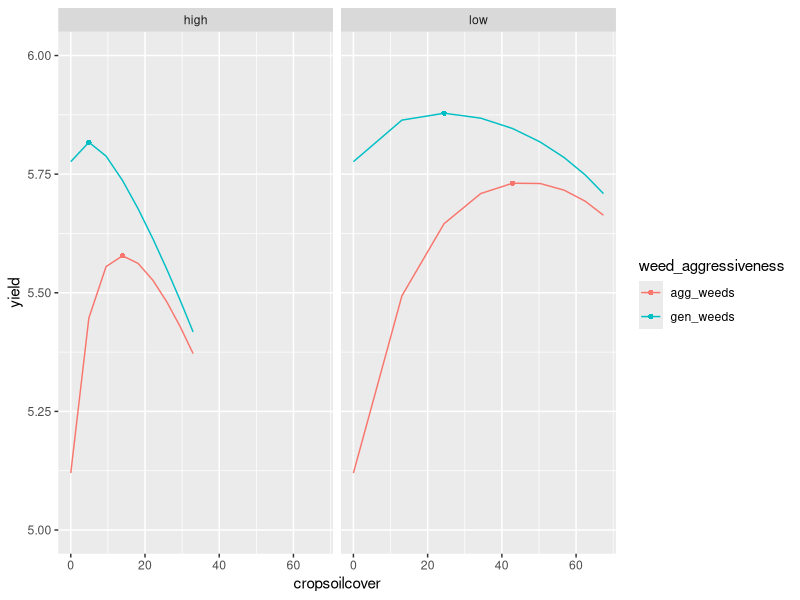
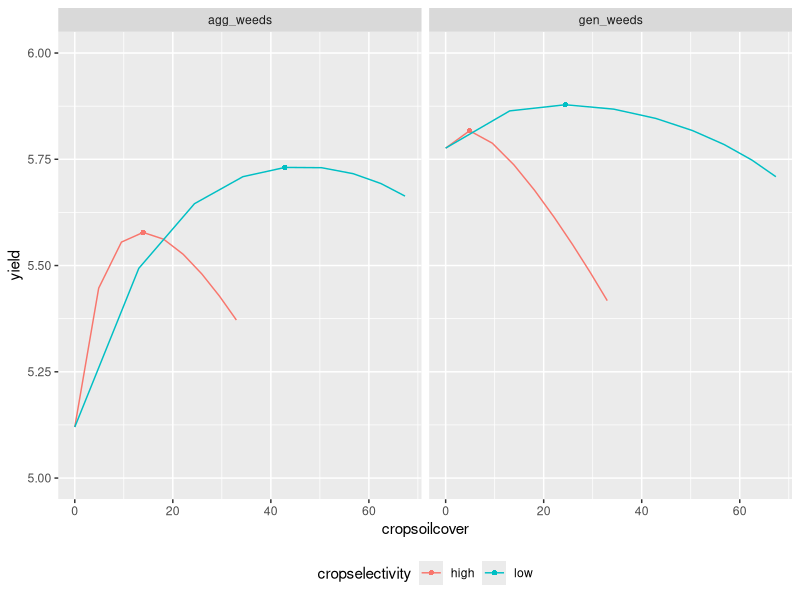

Reproduce these figures in R, in order.
# use the data jesper uses in the paper
# make it so it will be easy to play with

library(tidyverse)

rm(list = ls())

# inputs:

# 0. max yield possible ---------------------------------------------------

max_yield <- 6


# 1. replicates --------------------------------------------------------------
# start with 1
j_rep <- 1


# 2. intensities -------------------------------------------------------------
# 9 intensities (make so can remove some, change range?)
j_int <- seq(0, 4, by = 0.5)
# not sure how to subset this, these values aren't actually used


# 3. weed density at each intensity (% of potential) -------------------------------------------
# - jesper's values of weed density as proportion of natural weed density
# - in reality this will be measured, he modeled it
# - so this would have replicates with variation between them
#--not sure how much the relationship would vary or what determines that
#--I guess the weed community and how it responds to harrowing
j_wd_d <- 1.88 #-no idea what this represents
j_wd <- exp(-j_wd_d*(log(j_int+1))) * 100
j_wctl <- 100 - j_wd


# 4. crop soil cover at each intensity (% of no cover) -----------------------------------------
# - jesper's values of crop soil cover at each intensity
# - in reality this would be estimated in the field, he modeled it
# - the way he models it is weird, it is circular and includes unnecessary steps
# - but I guess I'll just do it his way
# - leaf cover = L0 * exp(-b*I) 
# - 1 (low selectivity) means it is a floppy crop, 2 (high) means it is an upright crop

#--a low selectivity crop
j_cr_bL <- 0.28 #-a crop sensitivity param (jesper calls it resistance, but higher means more leaf coverage)
j_cr_L0L <- 0.8

#--a high selectivity crop
j_cr_bH <- 0.1 #-crop sensitivity parameter (see note above, that paper seems like garbage)
j_cr_L0H <- 0.55

j_crL <- (j_cr_L0L - (j_cr_L0L * exp(-j_cr_bL * j_int)))/j_cr_L0L * 100
j_crH <- (j_cr_L0H - (j_cr_L0H * exp(-j_cr_bH * j_int)))/j_cr_L0H * 100

#--then he calculates a ratio for some reason, but ignores the 0/0 issue
j_cr_ratio <- c(0, (j_crH/j_crL)[-1])

# - this would have replicates with variation between them
# - He again uses an exponential relationship, assuming two crop selectivities
# - where is this used again?
# - oh it isn't, he uses intensity


# 5. intensity-driven crop yield loss (%) ------------------------------------
# - Weed free crop yield loss (%) at each soil cover 
# - He determined this using an equation
# - In actuality there would be measurement error of yields and variation btwn reps
# - Not sure how much the equation parameters would vary
j_wfyl_c <- 0.025 #-not sure what this represents

#--he sets this as the yield loss at high selectivity
j_wfylH <- 100 - exp(-j_wfyl_c * j_int)*100
j_wfylH_abs <- j_wfylH/100 * max_yield

#--he multiplies by the ratio of the crop soil coverages at a given intensity
#--this doesn't make sense to me, at low selectivity the crop damage yield losses should be higher than at high select
j_wfylL <- j_wfylH * j_cr_ratio
j_wfylL_abs <- j_wfylL/100 * max_yield

#--shouldn't this depend on how much the crop was covered by the soil?
#--that isn't part of his equation
#--I guess indirectly through crop soil cover's relationship with intensity

# 6. weed-driven yield loss (%) ----------------------------------------------
# estimated using Cousens 
# here it is as interpreted by Jesper 
# he says yield as a % of max at a given weed density is:
# = (1 - (I*W1)/(100*(1+(I*W1)/A)) where W1 is the weed density
# - the weed density input would have variation
# - The assumed parameters would vary by weed community
jc_A <- 55 #-not sure what this represents or how much it would vary
jc_IA <- 0.2 #-not sure what this represents, this is for a highly competitive community
jc_IG <- 0.04 #-a low competitive weed community

j_wyA_abs <- max_yield * (1 - ( (jc_IA * j_wd) / (100*(1 + ( (jc_IA*j_wd)/jc_A ))) ))
j_wyG_abs <- max_yield * (1 - ( (jc_IG * j_wd) / (100*(1 + ( (jc_IG*j_wd)/jc_A ))) ))

j_wylA <- ( (jc_IA * j_wd) / (100*(1 + ( (jc_IA*j_wd)/jc_A ))) ) * 100
j_wylG <- ( (jc_IG * j_wd) / (100*(1 + ( (jc_IG*j_wd)/jc_A ))) ) * 100

#

# total yield losses at each intensity (%) --------------------------------

#--highly selective crop
j_ytot_HA <- 100 - j_wfylH - j_wylA
j_ytot_HG <- 100 - j_wfylH - j_wylG

j_ytot_HA_abs <- j_wyA_abs - j_wfylH_abs
j_ytot_HG_abs <- j_wyG_abs - j_wfylH_abs


#--low selective crop
j_ytot_LA <- 100 - j_wfylL - j_wylA
j_ytot_LG <- 100 - j_wfylL - j_wylG

j_ytot_LA_abs <- j_wyA_abs - j_wfylL_abs
j_ytot_LG_abs <- j_wyG_abs - j_wfylL_abs

#--take all of these and calc optimum soil cover using
#  a polynomial fit or something? unclear from his paper
#  versus ANOVA to compare each of the intensities

d_H <- 
  tibble(Harrow_inten = j_int,
         weedden = j_wd,
       cropsoilcover = j_crH,
       agg_weeds = j_ytot_HA_abs,
       gen_weeds = j_ytot_HG_abs) %>% 
  mutate(cropselectivity = "high")

d_L <- 
  tibble(Harrow_inten = j_int,
         weedden = j_wd,
         cropsoilcover = j_crL,
         agg_weeds = j_ytot_LA_abs,
         gen_weeds = j_ytot_LG_abs) %>% 
  mutate(cropselectivity = "low")


#--grouped by crop selectiveness       
d_H %>% 
  bind_rows(d_L) %>%
  pivot_longer(agg_weeds:gen_weeds, names_to = "weed_aggressiveness", values_to = "yield")  %>%
  group_by(cropselectivity, weed_aggressiveness) %>% 
  mutate(maxval = max(yield),
         maxval = ifelse(maxval == yield, maxval, NA)) %>%
  ggplot(aes(cropsoilcover, yield)) + 
  geom_point(aes(y = maxval, color = weed_aggressiveness), pch = 16) + 
  geom_line(aes(color = weed_aggressiveness)) + 
  facet_grid(.~cropselectivity) + 
  scale_y_continuous(limits = c(5, 6))

#--grouped by weed aggressiveness, which is what he does bc the crop soil cover varies in his x axis
d_H %>% 
  bind_rows(d_L) %>%
  pivot_longer(agg_weeds:gen_weeds, names_to = "weed_aggressiveness", values_to = "yield")  %>%
  group_by(cropselectivity, weed_aggressiveness) %>% 
  mutate(maxval = max(yield),
         maxval = ifelse(maxval == yield, maxval, NA)) %>%
  ggplot(aes(cropsoilcover, yield)) + 
  geom_point(aes(y = maxval, color = cropselectivity), pch = 16) + 
  geom_line(aes(color = cropselectivity)) + 
  facet_grid(.~weed_aggressiveness) + 
  scale_y_continuous(limits = c(5, 6)) +
  theme(legend.position = "bottom")


